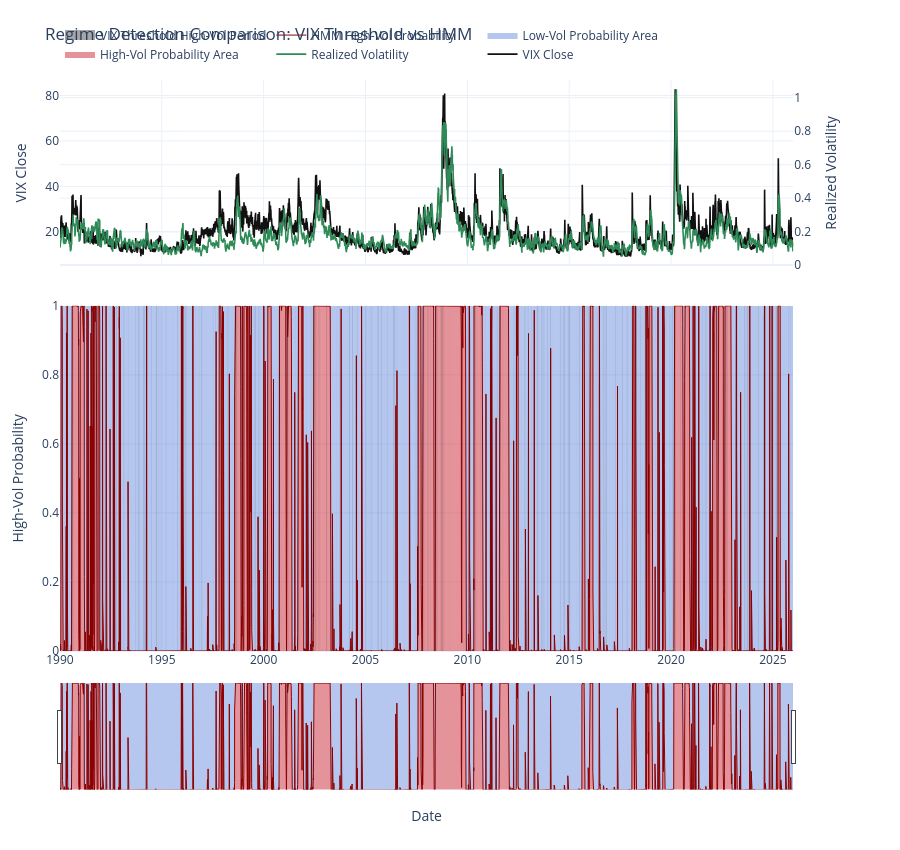

Source (notebook cell):
### Code cell
fig = make_subplots(
    rows=2,
    cols=1,
    shared_xaxes=True,
    vertical_spacing=0.07,
    row_heights=[0.35, 0.65],
    specs=[[{"secondary_y": True}], [{"secondary_y": False}]],
)

fig.add_trace(
    go.Scatter(
        x=comparison_df.index,
        y=comparison_df["VIX_Close"],
        mode="lines",
        name="VIX Close",
        line=dict(color="#111111", width=1.6),
        hovertemplate="Date=%{x|%Y-%m-%d}<br>VIX=%{y:.2f}<extra></extra>",
    ),
    row=1,
    col=1,
    secondary_y=False,
)
fig.add_trace(
    go.Scatter(
        x=comparison_df.index,
        y=comparison_df["Realized_Volatility"],
        mode="lines",
        name="Realized Volatility",
        line=dict(color="#2E8B57", width=1.6),
        hovertemplate="Date=%{x|%Y-%m-%d}<br>Realized vol=%{y:.3f}<extra></extra>",
    ),
    row=1,
    col=1,
    secondary_y=True,
)

fig.add_trace(
    go.Scatter(
        x=comparison_df.index,
        y=comparison_df["Prob_High_Vol"],
        mode="lines",
        line=dict(color="rgba(200, 30, 45, 0)", width=0),
        fill="tozeroy",
        fillcolor="rgba(200, 30, 45, 0.48)",
        name="High-Vol Probability Area",
        hoverinfo="skip",
    ),
    row=2,
    col=1,
)
fig.add_trace(
    go.Scatter(
        x=comparison_df.index,
        y=np.ones(len(comparison_df)),
        mode="lines",
        line=dict(color="rgba(45, 95, 210, 0)", width=0),
        fill="tonexty",
        fillcolor="rgba(45, 95, 210, 0.35)",
        name="Low-Vol Probability Area",
        hoverinfo="skip",
    ),
    row=2,
    col=1,
)
fig.add_trace(
    go.Scatter(
        x=comparison_df.index,
        y=comparison_df["Prob_High_Vol"],
        mode="lines",
        name="HMM High-Vol Probability",
        line=dict(color="#8B0000", width=1),
        customdata=np.column_stack(
            [comparison_df["Prob_Low_Vol"], comparison_df["Threshold_High_Vol"], comparison_df["Regime"]]
        ),
        hovertemplate=(
            "Date=%{x|%Y-%m-%d}<br>Prob High Vol=%{y:.3f}<br>Prob Low Vol=%{customdata[0]:.3f}"
            "<br>VIX Threshold High Vol=%{customdata[1]:.0f}<br>Threshold Regime=%{customdata[2]}<extra></extra>"
        ),
    ),
    row=2,
    col=1,
)
fig.add_trace(
    go.Scatter(
        x=[None],
        y=[None],
        mode="lines",
        line=dict(color="rgba(0, 0, 0, 0.35)", width=10),
        name="VIX Threshold High-Vol Period",
        hoverinfo="skip",
    ),
    row=2,
    col=1,
)

for interval_start, interval_end in get_high_vol_intervals(comparison_df["Threshold_High_Vol"]):
    fig.add_vrect(
        x0=interval_start,
        x1=interval_end,
        fillcolor="rgba(0, 0, 0, 0.12)",
        line_width=0,
        layer="above",
        row=2,
        col=1,
    )

fig.update_yaxes(title_text="VIX Close", row=1, col=1, secondary_y=False)
fig.update_yaxes(title_text="Realized Volatility", row=1, col=1, secondary_y=True)
fig.update_yaxes(title_text="High-Vol Probability", range=[0, 1], row=2, col=1)
fig.update_xaxes(title_text="Date", row=2, col=1, rangeslider_visible=True)

fig.update_layout(
    title="Regime Detection Comparison: VIX Threshold vs HMM",
    height=850,
    hovermode="x unified",
    template="plotly_white",
    legend=dict(orientation="h", yanchor="bottom", y=1.02, xanchor="left", x=0),
    margin=dict(l=60, r=60, t=80, b=60),
)

fig.show()

comparison_summary, comparison_df[["Regime", "Prob_Low_Vol", "Prob_High_Vol", "VIX_Close", "Realized_Volatility"]].tail()
